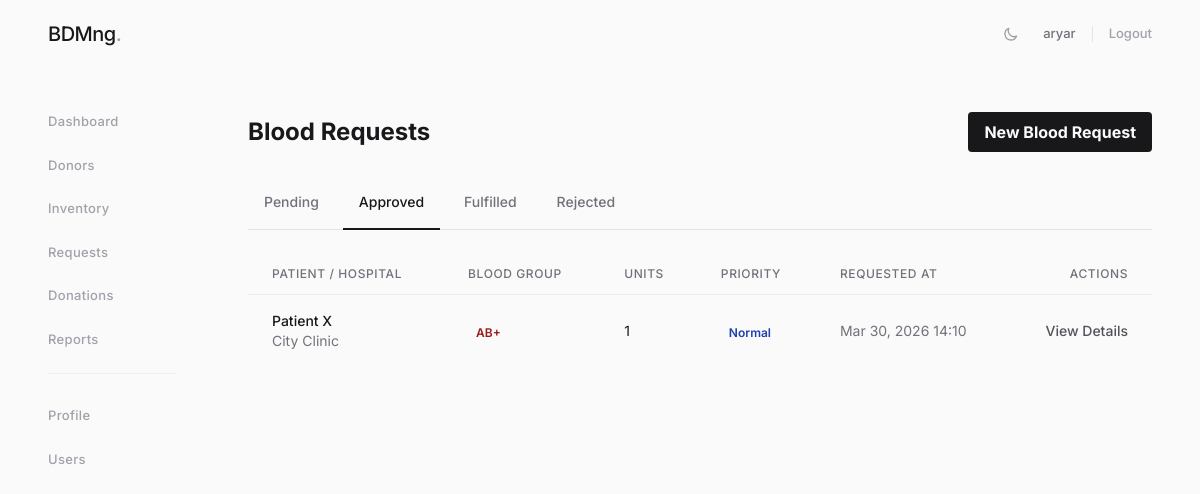
Screenshot of /requests/?status=approved (signed in) with the database file from the repository.
### apps/blood_requests/models.py (models this page shows, shortened)
class BloodRequest(models.Model):
    PRIORITY_CHOICES = [('normal', 'Normal'), ('urgent', 'Urgent'), ('emergency', 'Emergency')]
    STATUS_CHOICES   = [('pending', 'Pending'), ('approved', 'Approved'),
                        ('rejected', 'Rejected'), ('fulfilled', 'Fulfilled')]
    patient_name     = models.CharField(max_length=200)
    hospital         = models.CharField(max_length=200)
    BLOOD_GROUP_CHOICES = [
        ('A+', 'A+'), ('A-', 'A-'),
        ('B+', 'B+'), ('B-', 'B-'),
        ('AB+', 'AB+'), ('AB-', 'AB-'),
        ('O+', 'O+'), ('O-', 'O-'),
    ]
    blood_group      = models.CharField(max_length=3, choices=BLOOD_GROUP_CHOICES)
    units_required   = models.PositiveIntegerField()
    priority         = models.CharField(max_length=10, choices=PRIORITY_CHOICES, default='normal')
    status           = models.CharField(max_length=10, choices=STATUS_CHOICES, default='pending')
    doctor_notes     = models.TextField(blank=True)
    requested_by     = models.ForeignKey(settings.AUTH_USER_MODEL, on_delete=models.SET_NULL, null=True)
    allocated_units  = models.ManyToManyField('inventory.BloodUnit', blank=True)
    created_at       = models.DateTimeField(auto_now_add=True)
    resolved_at      = models.DateTimeField(null=True, blank=True)
    class Meta:
        ordering = ['-created_at']

### apps/blood_requests/views.py (the view)
# urls.py: path('',              RequestListView.as_view(),   name='list'),
class RequestListView(LoginRequiredMixin, PermissionRequiredMixin, ListView):
    model = BloodRequest
    template_name = 'requests/request_list.html'
    context_object_name = 'requests'
    paginate_by = 20
    permission_required = 'blood_requests.view_bloodrequest'
    def get_queryset(self):
        status = self.request.GET.get('status', 'pending')
        return BloodRequest.objects.filter(status=status).select_related('requested_by').prefetch_related('allocated_units').order_by('-created_at')
    def get_context_data(self, **kwargs):
        context = super().get_context_data(**kwargs)
        context['current_status'] = self.request.GET.get('status', 'pending')
        return context

### templates/requests/request_list.html (shortened to what this page needs)
{% extends "base.html" %}
{% block content %}
<div class="mb-6 flex justify-between items-center">
 <h1 class="text-2xl font-bold dark:text-white">Blood Requests</h1>
 <a href="{% url 'requests:create' %}" class="bg-primary hover:bg-red-700 text-white font-bold py-2 px-4 rounded transition duration-200">
 New Blood Request
 </a>
</div>
<div class="mb-6 border-b border-zinc-200 dark:border-zinc-800">
 <ul class="flex flex-wrap -mb-px text-sm font-medium text-center">
 <li class="mr-2">
 <a href="?status=pending" class="inline-block p-4 rounded-t-lg border-b-2 {% if current_status == 'pending' %}border-primary text-primary active{% else %}border-transparent text-zinc-500 dark:text-zinc-400 hover:text-zinc-600 dark:hover:text-zinc-300 hover:border-zinc-300 dark:hover:border-gray-600{% endif %}">Pending</a>
 </li>
 <li class="mr-2">
 <a href="?status=approved" class="inline-block p-4 rounded-t-lg border-b-2 {% if current_status == 'approved' %}border-primary text-primary active{% else %}border-transparent text-zinc-500 dark:text-zinc-400 hover:text-zinc-600 dark:hover:text-zinc-300 hover:border-zinc-300 dark:hover:border-gray-600{% endif %}">Approved</a>
 </li>
 <li class="mr-2">
 <a href="?status=fulfilled" class="inline-block p-4 rounded-t-lg border-b-2 {% if current_status == 'fulfilled' %}border-primary text-primary active{% else %}border-transparent text-zinc-500 dark:text-zinc-400 hover:text-zinc-600 dark:hover:text-zinc-300 hover:border-zinc-300 dark:hover:border-gray-600{% endif %}">Fulfilled</a>
 </li>
 <li class="mr-2">
 <a href="?status=rejected" class="inline-block p-4 rounded-t-lg border-b-2 {% if current_status == 'rejected' %}border-primary text-primary active{% else %}border-transparent text-zinc-500 dark:text-zinc-400 hover:text-zinc-600 dark:hover:text-zinc-300 hover:border-zinc-300 dark:hover:border-gray-600{% endif %}">Rejected</a>
 </li>
 </ul>
</div>
<div class="rounded-lg overflow-hidden">
 <table class="min-w-full divide-y divide-zinc-200 dark:divide-zinc-800">
 <thead class="dark:bg-gray-700">
 <tr>
 <th class="px-6 py-3 text-left text-xs font-medium text-zinc-500 dark:text-zinc-400 uppercase tracking-wider">Patient / Hospital</th>
 <th class="px-6 py-3 text-left text-xs font-medium text-zinc-500 dark:text-zinc-400 uppercase tracking-wider">Blood Group</th>
 <th class="px-6 py-3 text-left text-xs font-medium text-zinc-500 dark:text-zinc-400 uppercase tracking-wider">Units</th>
 <th class="px-6 py-3 text-left text-xs font-medium text-zinc-500 dark:text-zinc-400 uppercase tracking-wider">Priority</th>
 <th class="px-6 py-3 text-left text-xs font-medium text-zinc-500 dark:text-zinc-400 uppercase tracking-wider">Requested At</th>
 <th class="px-6 py-3 text-right text-xs font-medium text-zinc-500 dark:text-zinc-400 uppercase tracking-wider">Actions</th>
 </tr>
 </thead>
 <tbody class="divide-y divide-zinc-200 dark:divide-zinc-800">
 {% for request in requests %}
 <tr class="hover:bg-zinc-100 dark:hover:bg-zinc-800/50">
 <td class="px-6 py-4 whitespace-nowrap">
 <div class="text-sm font-medium text-zinc-900 dark:text-zinc-200">{{ request.patient_name }}</div>
 <div class="text-sm text-zinc-500 dark:text-zinc-400">{{ request.hospital }}</div>
 </td>
 <td class="px-6 py-4 whitespace-nowrap">
 <span class="px-2 inline-flex text-xs leading-5 font-semibold rounded-full text-red-800 dark:text-red-300">
 {{ request.blood_group }}
 </span>
 </td>
 <td class="px-6 py-4 whitespace-nowrap text-sm text-zinc-900 dark:text-zinc-200">
 {{ request.units_required }}
 </td>
 <td class="px-6 py-4 whitespace-nowrap">
 <span class="px-2 inline-flex text-xs leading-5 font-semibold rounded-full
 {% if request.priority == 'emergency' %}bg-red-600 text-white
 {% elif request.priority == 'urgent' %} text-red-800 dark:text-red-300
 {% else %} text-blue-800 dark:text-blue-300{% endif %}">
 {{ request.get_priority_display }}
 </span>
 </td>
 <td class="px-6 py-4 whitespace-nowrap text-sm text-zinc-500 dark:text-zinc-400">
 {{ request.created_at|date:"M d, Y H:i" }}
 </td>
 <td class="px-6 py-4 whitespace-nowrap text-right text-sm font-medium">
 <a href="{% url 'requests:detail' request.pk %}" class="text-secondary dark:text-blue-400 hover:text-zinc-900 dark:hover:text-blue-300">View Details</a>
 </td>
 </tr>
 {% empty %}
 <tr>
 <td colspan="6" class="px-6 py-10 text-center text-zinc-500 dark:text-zinc-400 italic">
 No blood requests found in this category.
 </td>
 </tr>
 {% endfor %}
 </tbody>
 </table>
</div>
{% endblock %}

### templates/base.html (shortened to what this page needs)
<!DOCTYPE html>
<html lang="en">
<head>
    <script src="https://cdn.tailwindcss.com"></script>
</head>
<body class="antialiased selection:bg-zinc-200 dark:selection:bg-zinc-800"
      x-data="{
          sidebarOpen: window.innerWidth >= 1024,
          darkMode: localStorage.getItem('theme') === 'dark',
          toggleTheme() {
              this.darkMode = !this.darkMode;
              localStorage.setItem('theme', this.darkMode ? 'dark' : 'light');
              document.documentElement.classList.toggle('dark', this.darkMode);
          }
      }"
      x-init="document.documentElement.classList.toggle('dark', darkMode)">
    <nav class="fixed top-0 z-50 w-full bg-[#FAFAFA]/90 dark:bg-[#09090B]/90 backdrop-blur-md transition-colors">
        <div class="px-6 py-5 lg:px-12 flex items-center justify-between">
            <div class="flex items-center">
                <a href="{% url 'dashboard:index' %}" class="flex ml-2 sm:ml-0">
                    <span class="text-xl font-medium tracking-tight text-zinc-900 dark:text-zinc-100">BDMng<span class="text-zinc-400">.</span></span>
                </a>
            </div>
            <div class="flex items-center gap-6">
                <button @click="toggleTheme()" class="text-zinc-400 hover:text-zinc-900 dark:hover:text-white transition-colors">
                    <svg x-show="!darkMode" class="w-4 h-4" fill="none" stroke="currentColor" viewBox="0 0 24 24"><path stroke-linecap="round" stroke-linejoin="round" stroke-width="2" d="M20.354 15.354A9 9 0 018.646 3.646 9.003 9.003 0 0012 21a9.003 9.003 0 008.354-5.646z"></path></svg>
                </button>
                {% if user.is_authenticated %}
                <div class="flex items-center gap-4">
                    <span class="text-[13px] text-zinc-500 dark:text-zinc-400 font-medium">{{ user.username }}</span>
                    <form action="{% url 'accounts:logout' %}" method="post" class="m-0 border-l border-zinc-200 dark:border-zinc-800 pl-4 h-4 flex items-center">
                        <button type="submit" class="text-[13px] font-medium text-zinc-400 hover:text-zinc-900 dark:hover:text-white transition-colors">Logout</button>
                    </form>
                </div>
                {% else %}
                <a href="{% url 'accounts:login' %}" class="text-[13px] font-medium text-zinc-500 hover:text-zinc-900 dark:text-zinc-400 dark:hover:text-white transition-colors">Sign In</a>
                {% endif %}
            </div>
        </div>
    </nav>
    <aside id="logo-sidebar" class="fixed top-0 left-0 z-40 w-56 h-screen pt-24 pb-8 transition-transform bg-transparent sm:translate-x-0" :class="{ '-translate-x-full': !sidebarOpen }" aria-label="Sidebar">
        <div class="h-full px-12 overflow-y-auto">
            <ul class="space-y-6 font-medium mt-4">
                <li>
                    <a href="{% url 'dashboard:index' %}" class="group flex items-center text-[13px] text-zinc-400 hover:text-zinc-900 dark:text-zinc-500 dark:hover:text-zinc-100 transition-colors">
                        <span class="tracking-wide">Dashboard</span>
                    </a>
                </li>
                <li>
                    <a href="{% url 'donors:list' %}" class="group flex items-center text-[13px] text-zinc-400 hover:text-zinc-900 dark:text-zinc-500 dark:hover:text-zinc-100 transition-colors">
                        <span class="tracking-wide">Donors</span>
                    </a>
                </li>
                <li>
                    <a href="{% url 'inventory:list' %}" class="group flex items-center text-[13px] text-zinc-400 hover:text-zinc-900 dark:text-zinc-500 dark:hover:text-zinc-100 transition-colors">
                        <span class="tracking-wide">Inventory</span>
                    </a>
                </li>
                <li>
                    <a href="{% url 'requests:list' %}" class="group flex items-center text-[13px] text-zinc-400 hover:text-zinc-900 dark:text-zinc-500 dark:hover:text-zinc-100 transition-colors">
                        <span class="tracking-wide">Requests</span>
                    </a>
                </li>
                <li>
                    <a href="{% url 'donations:list' %}" class="group flex items-center text-[13px] text-zinc-400 hover:text-zinc-900 dark:text-zinc-500 dark:hover:text-zinc-100 transition-colors">
                        <span class="tracking-wide">Donations</span>
                    </a>
                </li>
                <li>
                    <a href="{% url 'reports:dashboard' %}" class="group flex items-center text-[13px] text-zinc-400 hover:text-zinc-900 dark:text-zinc-500 dark:hover:text-zinc-100 transition-colors">
                        <span class="tracking-wide">Reports</span>
                    </a>
                </li>
                <li class="pt-8 mt-2 border-t border-zinc-200/50 dark:border-zinc-800/50">
                    <a href="{% url 'accounts:profile' %}" class="group flex items-center text-[13px] text-zinc-400 hover:text-zinc-900 dark:text-zinc-500 dark:hover:text-zinc-100 transition-colors">
                        <span class="tracking-wide">Profile</span>
                    </a>
                </li>
                {% if user.is_superuser %}
                <li>
                    <a href="{% url 'accounts:user_list' %}" class="group flex items-center text-[13px] text-zinc-400 hover:text-zinc-900 dark:text-zinc-500 dark:hover:text-zinc-100 transition-colors">
                        <span class="tracking-wide">Users</span>
                    </a>
                </li>
                {% endif %}
            </ul>
        </div>
    </aside>
    <div class="px-6 py-8 sm:ml-56 sm:pr-12 pt-28 transition-all" :class="{ 'sm:ml-0': !sidebarOpen }">
        <div class="max-w-7xl mx-auto">
            {% block content %}{% endblock %}
        </div>
    </div>
</body>
</html>

### templates/base.html (style rules this page uses)
body { font-family: 'Inter', sans-serif; background-color: #FAFAFA; color: #18181B; }
body, nav, aside, div, a, span, p, h1, h2, h3, h4, td, th, input, select, textarea, button { transition: background-color 0.4s ease, color 0.4s ease, border-color 0.4s ease, fill 0.4s ease; }
.border-gray-100, .border-gray-200, .border-gray-300, .divide-zinc-200, .divide-gray-200 > :not([hidden]) ~ :not([hidden]) { border-color: rgba(0,0,0,0.05) !important; }
body .text-primary { color: #18181B; }
body .border-primary { border-color: #18181B; }
body .bg-primary { background-color: #18181B; color: #FAFAFA; }
.text-secondary { color: #52525b !important; }

### rows the page displays
BloodRequest: patient_name "Patient X", hospital "City Clinic", blood_group "AB+", units_required "1", priority "Normal", created_at "Mar 30, 2026 14:10"

### other values shown
{{ user.username }} "aryar"
